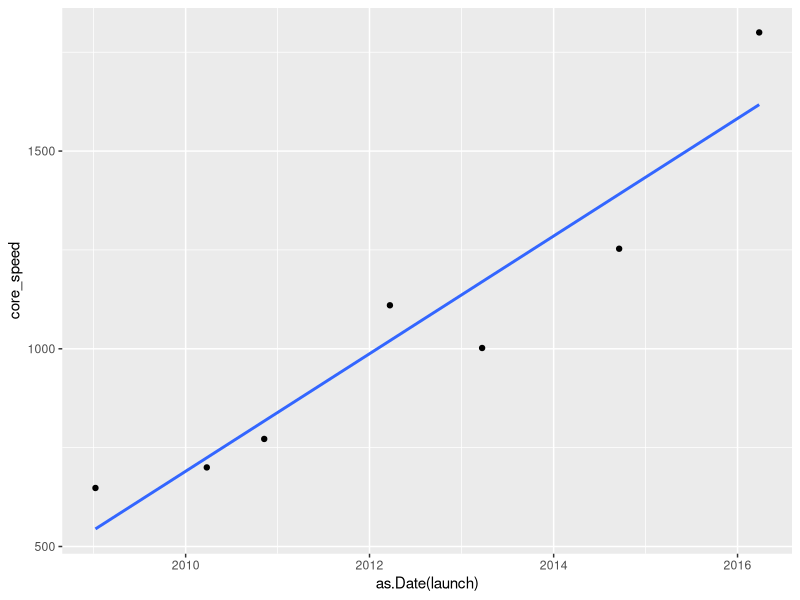
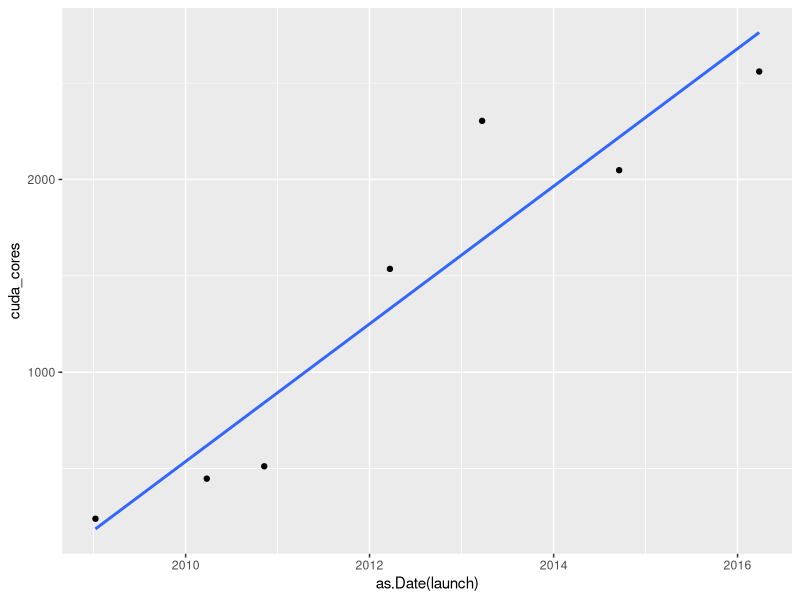
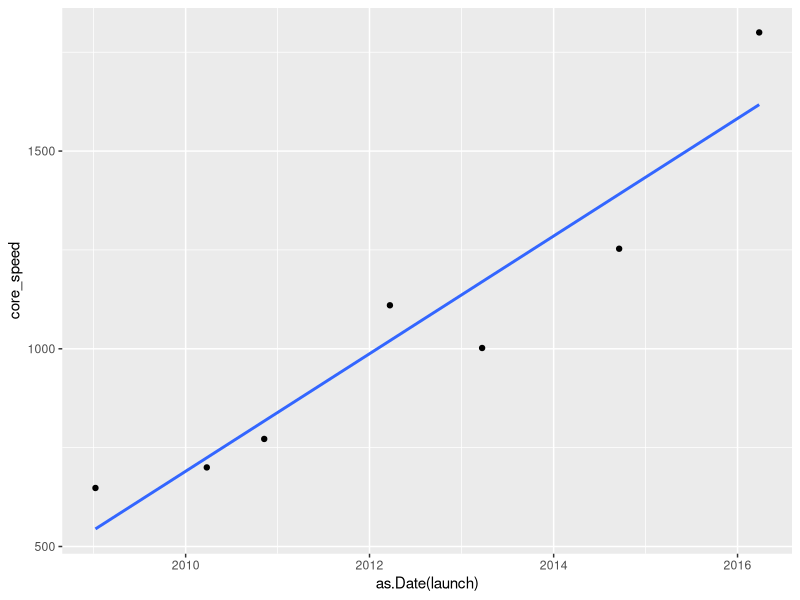
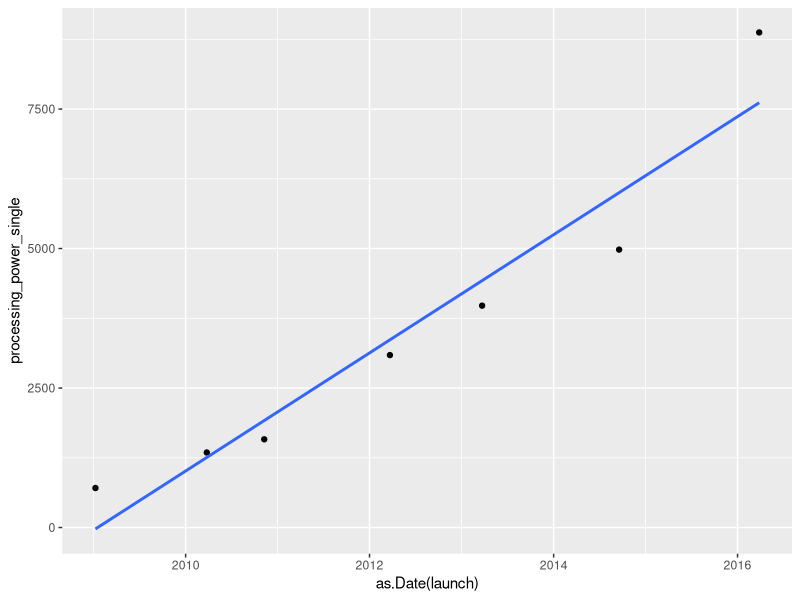
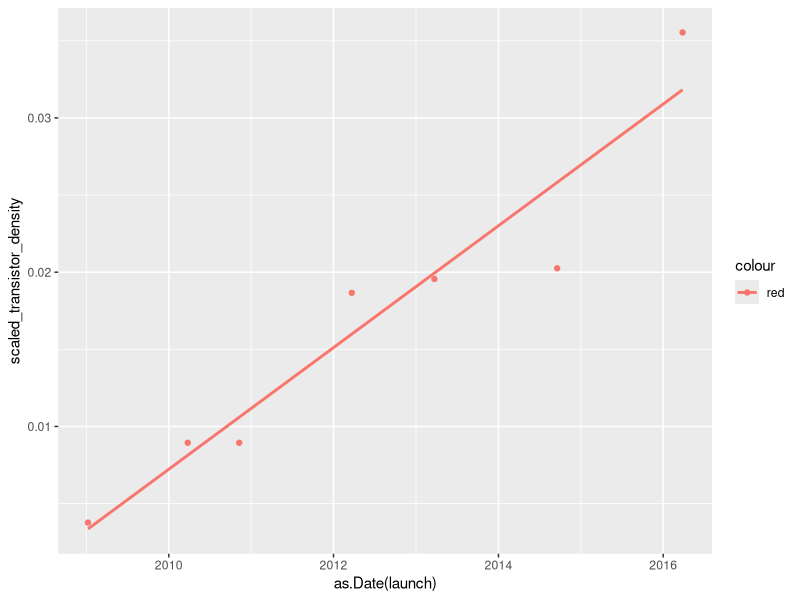
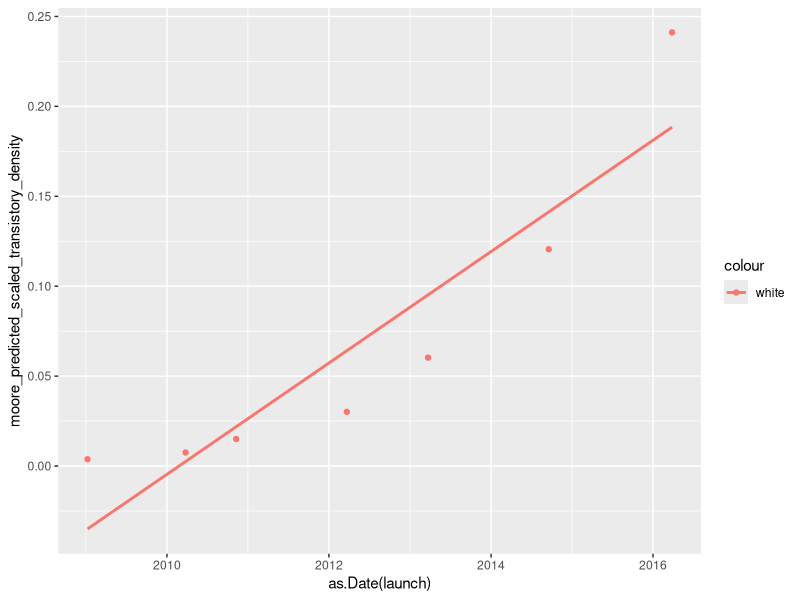

Source code (R) for these figures, in order:
## ---- chunk 1
#Read in the data
xx80 <- read.csv("xx80.csv", sep = ";")
xx80
#Note that the only metrics we see grow linearly are transistor density, cuda core count, core speed, and processing power
#For cards with boost capabilities, we only consider the highest speeds, as performance benchmarks always bring out these speeds in the cards

#Play with linear model
library(ggplot2)
m1 <- lm(xx80$core_speed ~ as.Date(xx80$launch))
summary(m1)

#plot(xx80$core_speed ~ as.Date(xx80$launch))

ggplot(xx80, aes(x = as.Date(launch), y = core_speed)) + geom_point() + geom_smooth(method=lm, se=FALSE)
ggplot(xx80, aes(x = as.Date(launch), y = cuda_cores)) + geom_point() + geom_smooth(method=lm, se=FALSE)
ggplot(xx80, aes(x = as.Date(launch), y = core_speed)) + geom_point() + geom_smooth(method=lm, se=FALSE)
ggplot(xx80, aes(x = as.Date(launch), y = processing_power_single)) + geom_point() + geom_smooth(method=lm, se=FALSE)

transistor_density <- xx80$transistors_millions/xx80$die_size
transistor_density
#million transistors per square mm

#Moore's law predicts that the number of transistors per square inch doubles each year

#1 square mm = 0.00155 square inch
scaled_transistor_density <- xx80$transistors_millions/xx80$die_size*0.00155
scaled_transistor_density

#moore's predicted transistor density
moore_predicted_scaled_transistory_density <- rep(scaled_transistor_density[1], 7) * c(1,2,4,8,16,32,64)
moore_predicted_scaled_transistory_density

ggplot(xx80, aes(x = as.Date(launch), y = scaled_transistor_density, color = "red")) + geom_point() + geom_smooth(method=lm, se=FALSE)

ggplot(xx80, aes(x = as.Date(launch), y = moore_predicted_scaled_transistory_density, color = "white")) + geom_point() + geom_smooth(method=lm, se=FALSE)
